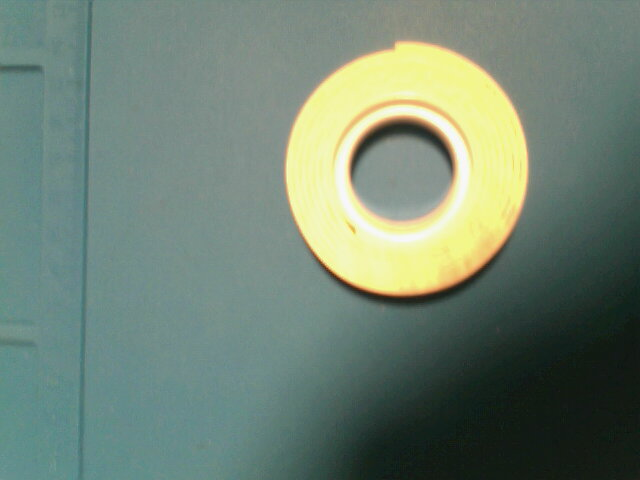
#> input picture pilot/visual_odometry/test01/raw_pic_1.jpg, 640 x 480 px
$ jupyter execute test01.ipynb
#> lines starting #> are read from the running program, lines starting #| are printed output that depends on the picture
Try reading images

[cell 1]
import cv2
import numpy as np
import matplotlib.pyplot as plt

im1 = cv2.cvtColor(cv2.imread('raw_pic_1.jpg'), cv2.COLOR_BGR2GRAY)
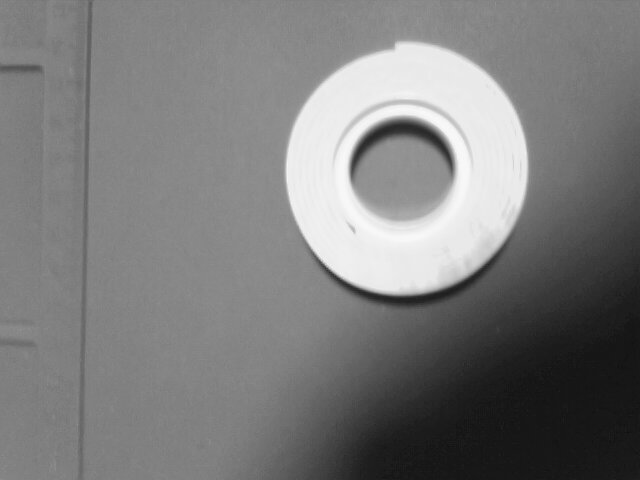
#> im1: shape (480, 640); min 16, max 251, mean 123.4
im2 = cv2.cvtColor(cv2.imread('raw_pic_2.jpg'), cv2.COLOR_BGR2GRAY)
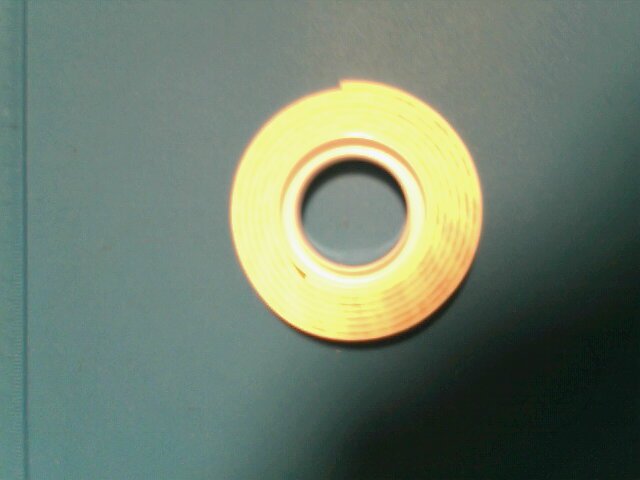
#> input picture pilot/visual_odometry/test01/raw_pic_2.jpg, 640 x 480 px
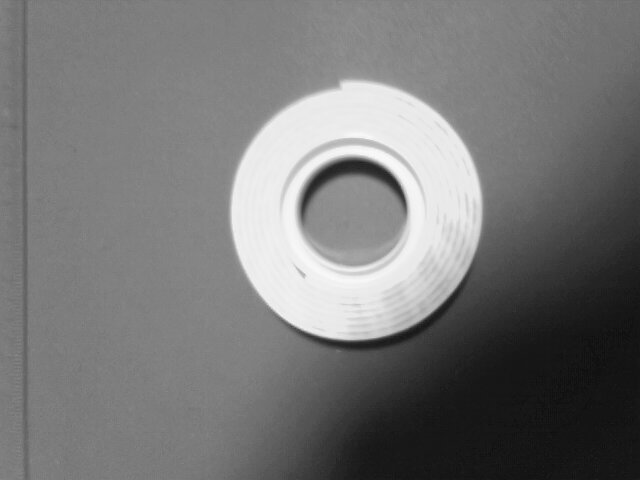
#> im2: shape (480, 640); min 13, max 251, mean 118.4
print(im1.shape)
#| (480, 640)

plt.imshow(im1,cmap='gray')
plt.show()
plt.imshow(im2,cmap='gray')
plt.show()
